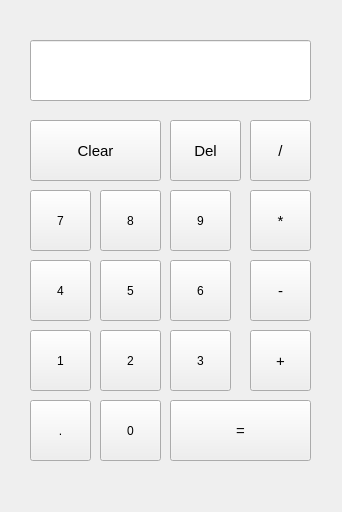
<?xml version="1.0" encoding="UTF-8"?>
<ui version="4.0">
 <author>KZ</author>
 <class>Calculator</class>
 <widget class="QWidget" name="Calculator">
  <property name="geometry">
   <rect>
    <x>0</x>
    <y>0</y>
    <width>342</width>
    <height>512</height>
   </rect>
  </property>
  <property name="windowTitle">
   <string>Form</string>
  </property>
  <widget class="QLineEdit" name="lineEdit">
   <property name="geometry">
    <rect>
     <x>30</x>
     <y>40</y>
     <width>281</width>
     <height>61</height>
    </rect>
   </property>
   <property name="font">
    <font>
     <family>MS Shell Dlg 2</family>
     <pointsize>-1</pointsize>
    </font>
   </property>
   <property name="autoFillBackground">
    <bool>false</bool>
   </property>
   <property name="styleSheet">
    <string notr="true">font-size : 20px</string>
   </property>
   <property name="alignment">
    <set>Qt::AlignRight|Qt::AlignTrailing|Qt::AlignVCenter</set>
   </property>
  </widget>
  <widget class="QPushButton" name="pushButton_07">
   <property name="geometry">
    <rect>
     <x>30</x>
     <y>190</y>
     <width>61</width>
     <height>61</height>
    </rect>
   </property>
   <property name="font">
    <font>
     <family>MS Shell Dlg 2</family>
     <pointsize>-1</pointsize>
    </font>
   </property>
   <property name="autoFillBackground">
    <bool>true</bool>
   </property>
   <property name="styleSheet">
    <string notr="true">font-size : 12px</string>
   </property>
   <property name="text">
    <string>7</string>
   </property>
  </widget>
  <widget class="QPushButton" name="pushButton_08">
   <property name="geometry">
    <rect>
     <x>100</x>
     <y>190</y>
     <width>61</width>
     <height>61</height>
    </rect>
   </property>
   <property name="font">
    <font>
     <family>MS Shell Dlg 2</family>
     <pointsize>-1</pointsize>
    </font>
   </property>
   <property name="autoFillBackground">
    <bool>true</bool>
   </property>
   <property name="styleSheet">
    <string notr="true">font-size : 12px</string>
   </property>
   <property name="text">
    <string>8</string>
   </property>
  </widget>
  <widget class="QPushButton" name="pushButton_09">
   <property name="geometry">
    <rect>
     <x>170</x>
     <y>190</y>
     <width>61</width>
     <height>61</height>
    </rect>
   </property>
   <property name="font">
    <font>
     <family>MS Shell Dlg 2</family>
     <pointsize>-1</pointsize>
    </font>
   </property>
   <property name="autoFillBackground">
    <bool>true</bool>
   </property>
   <property name="styleSheet">
    <string notr="true">font-size : 12px</string>
   </property>
   <property name="text">
    <string>9</string>
   </property>
  </widget>
  <widget class="QPushButton" name="pushButton_05">
   <property name="geometry">
    <rect>
     <x>100</x>
     <y>260</y>
     <width>61</width>
     <height>61</height>
    </rect>
   </property>
   <property name="font">
    <font>
     <family>MS Shell Dlg 2</family>
     <pointsize>-1</pointsize>
    </font>
   </property>
   <property name="autoFillBackground">
    <bool>true</bool>
   </property>
   <property name="styleSheet">
    <string notr="true">font-size : 12px</string>
   </property>
   <property name="text">
    <string>5</string>
   </property>
  </widget>
  <widget class="QPushButton" name="pushButton_04">
   <property name="geometry">
    <rect>
     <x>30</x>
     <y>260</y>
     <width>61</width>
     <height>61</height>
    </rect>
   </property>
   <property name="font">
    <font>
     <family>MS Shell Dlg 2</family>
     <pointsize>-1</pointsize>
    </font>
   </property>
   <property name="autoFillBackground">
    <bool>true</bool>
   </property>
   <property name="styleSheet">
    <string notr="true">font-size : 12px</string>
   </property>
   <property name="text">
    <string>4</string>
   </property>
  </widget>
  <widget class="QPushButton" name="pushButton_06">
   <property name="geometry">
    <rect>
     <x>170</x>
     <y>260</y>
     <width>61</width>
     <height>61</height>
    </rect>
   </property>
   <property name="font">
    <font>
     <family>MS Shell Dlg 2</family>
     <pointsize>-1</pointsize>
    </font>
   </property>
   <property name="autoFillBackground">
    <bool>true</bool>
   </property>
   <property name="styleSheet">
    <string notr="true">font-size : 12px</string>
   </property>
   <property name="text">
    <string>6</string>
   </property>
  </widget>
  <widget class="QPushButton" name="pushButton_01">
   <property name="geometry">
    <rect>
     <x>30</x>
     <y>330</y>
     <width>61</width>
     <height>61</height>
    </rect>
   </property>
   <property name="font">
    <font>
     <family>MS Shell Dlg 2</family>
     <pointsize>-1</pointsize>
    </font>
   </property>
   <property name="autoFillBackground">
    <bool>true</bool>
   </property>
   <property name="styleSheet">
    <string notr="true">font-size : 12px</string>
   </property>
   <property name="text">
    <string>1</string>
   </property>
  </widget>
  <widget class="QPushButton" name="pushButton_02">
   <property name="geometry">
    <rect>
     <x>100</x>
     <y>330</y>
     <width>61</width>
     <height>61</height>
    </rect>
   </property>
   <property name="font">
    <font>
     <family>MS Shell Dlg 2</family>
     <pointsize>-1</pointsize>
    </font>
   </property>
   <property name="autoFillBackground">
    <bool>true</bool>
   </property>
   <property name="styleSheet">
    <string notr="true">font-size : 12px</string>
   </property>
   <property name="text">
    <string>2</string>
   </property>
  </widget>
  <widget class="QPushButton" name="pushButton_03">
   <property name="geometry">
    <rect>
     <x>170</x>
     <y>330</y>
     <width>61</width>
     <height>61</height>
    </rect>
   </property>
   <property name="font">
    <font>
     <family>MS Shell Dlg 2</family>
     <pointsize>-1</pointsize>
    </font>
   </property>
   <property name="autoFillBackground">
    <bool>true</bool>
   </property>
   <property name="styleSheet">
    <string notr="true">font-size : 12px</string>
   </property>
   <property name="text">
    <string>3</string>
   </property>
  </widget>
  <widget class="QPushButton" name="pushButton_00">
   <property name="geometry">
    <rect>
     <x>100</x>
     <y>400</y>
     <width>61</width>
     <height>61</height>
    </rect>
   </property>
   <property name="font">
    <font>
     <family>MS Shell Dlg 2</family>
     <pointsize>-1</pointsize>
    </font>
   </property>
   <property name="autoFillBackground">
    <bool>true</bool>
   </property>
   <property name="styleSheet">
    <string notr="true">font-size : 12px</string>
   </property>
   <property name="text">
    <string>0</string>
   </property>
  </widget>
  <widget class="QPushButton" name="pushButton_dot">
   <property name="geometry">
    <rect>
     <x>30</x>
     <y>400</y>
     <width>61</width>
     <height>61</height>
    </rect>
   </property>
   <property name="font">
    <font>
     <family>MS Shell Dlg 2</family>
     <pointsize>-1</pointsize>
    </font>
   </property>
   <property name="autoFillBackground">
    <bool>true</bool>
   </property>
   <property name="styleSheet">
    <string notr="true">font-size : 12px</string>
   </property>
   <property name="text">
    <string>.</string>
   </property>
  </widget>
  <widget class="QPushButton" name="pushButton_clr">
   <property name="geometry">
    <rect>
     <x>30</x>
     <y>120</y>
     <width>131</width>
     <height>61</height>
    </rect>
   </property>
   <property name="font">
    <font>
     <family>MS Shell Dlg 2</family>
     <pointsize>-1</pointsize>
    </font>
   </property>
   <property name="autoFillBackground">
    <bool>true</bool>
   </property>
   <property name="styleSheet">
    <string notr="true">font-size : 15px</string>
   </property>
   <property name="text">
    <string>Clear</string>
   </property>
  </widget>
  <widget class="QPushButton" name="pushButton_div">
   <property name="geometry">
    <rect>
     <x>250</x>
     <y>120</y>
     <width>61</width>
     <height>61</height>
    </rect>
   </property>
   <property name="font">
    <font>
     <family>MS Shell Dlg 2</family>
     <pointsize>-1</pointsize>
    </font>
   </property>
   <property name="autoFillBackground">
    <bool>true</bool>
   </property>
   <property name="styleSheet">
    <string notr="true">font-size : 15px</string>
   </property>
   <property name="text">
    <string>/</string>
   </property>
  </widget>
  <widget class="QPushButton" name="pushButton_mul">
   <property name="geometry">
    <rect>
     <x>250</x>
     <y>190</y>
     <width>61</width>
     <height>61</height>
    </rect>
   </property>
   <property name="font">
    <font>
     <family>MS Shell Dlg 2</family>
     <pointsize>-1</pointsize>
    </font>
   </property>
   <property name="autoFillBackground">
    <bool>true</bool>
   </property>
   <property name="styleSheet">
    <string notr="true">font-size : 15px</string>
   </property>
   <property name="text">
    <string>*</string>
   </property>
  </widget>
  <widget class="QPushButton" name="pushButton_sub">
   <property name="geometry">
    <rect>
     <x>250</x>
     <y>260</y>
     <width>61</width>
     <height>61</height>
    </rect>
   </property>
   <property name="font">
    <font>
     <family>MS Shell Dlg 2</family>
     <pointsize>-1</pointsize>
    </font>
   </property>
   <property name="autoFillBackground">
    <bool>true</bool>
   </property>
   <property name="styleSheet">
    <string notr="true">font-size : 15px</string>
   </property>
   <property name="text">
    <string>-</string>
   </property>
  </widget>
  <widget class="QPushButton" name="pushButton_add">
   <property name="geometry">
    <rect>
     <x>250</x>
     <y>330</y>
     <width>61</width>
     <height>61</height>
    </rect>
   </property>
   <property name="font">
    <font>
     <family>MS Shell Dlg 2</family>
     <pointsize>-1</pointsize>
    </font>
   </property>
   <property name="autoFillBackground">
    <bool>true</bool>
   </property>
   <property name="styleSheet">
    <string notr="true">font-size : 15px</string>
   </property>
   <property name="text">
    <string>+</string>
   </property>
  </widget>
  <widget class="QPushButton" name="pushButton_eql">
   <property name="geometry">
    <rect>
     <x>170</x>
     <y>400</y>
     <width>141</width>
     <height>61</height>
    </rect>
   </property>
   <property name="font">
    <font>
     <family>MS Shell Dlg 2</family>
     <pointsize>-1</pointsize>
    </font>
   </property>
   <property name="autoFillBackground">
    <bool>true</bool>
   </property>
   <property name="styleSheet">
    <string notr="true">font-size : 15px</string>
   </property>
   <property name="text">
    <string>=</string>
   </property>
  </widget>
  <widget class="QPushButton" name="pushButton_del">
   <property name="geometry">
    <rect>
     <x>170</x>
     <y>120</y>
     <width>71</width>
     <height>61</height>
    </rect>
   </property>
   <property name="font">
    <font>
     <family>MS Shell Dlg 2</family>
     <pointsize>-1</pointsize>
    </font>
   </property>
   <property name="autoFillBackground">
    <bool>true</bool>
   </property>
   <property name="styleSheet">
    <string notr="true">font-size : 15px</string>
   </property>
   <property name="text">
    <string>Del</string>
   </property>
  </widget>
  <widget class="QLabel" name="label">
   <property name="geometry">
    <rect>
     <x>-10</x>
     <y>-10</y>
     <width>361</width>
     <height>531</height>
    </rect>
   </property>
   <property name="text">
    <string/>
   </property>
   <property name="pixmap">
    <pixmap>Backgroung.jpg</pixmap>
   </property>
  </widget>
  <zorder>label</zorder>
  <zorder>lineEdit</zorder>
  <zorder>pushButton_07</zorder>
  <zorder>pushButton_08</zorder>
  <zorder>pushButton_09</zorder>
  <zorder>pushButton_05</zorder>
  <zorder>pushButton_04</zorder>
  <zorder>pushButton_06</zorder>
  <zorder>pushButton_01</zorder>
  <zorder>pushButton_02</zorder>
  <zorder>pushButton_03</zorder>
  <zorder>pushButton_00</zorder>
  <zorder>pushButton_dot</zorder>
  <zorder>pushButton_clr</zorder>
  <zorder>pushButton_div</zorder>
  <zorder>pushButton_mul</zorder>
  <zorder>pushButton_sub</zorder>
  <zorder>pushButton_add</zorder>
  <zorder>pushButton_eql</zorder>
  <zorder>pushButton_del</zorder>
 </widget>
 <resources/>
 <connections/>
</ui>
